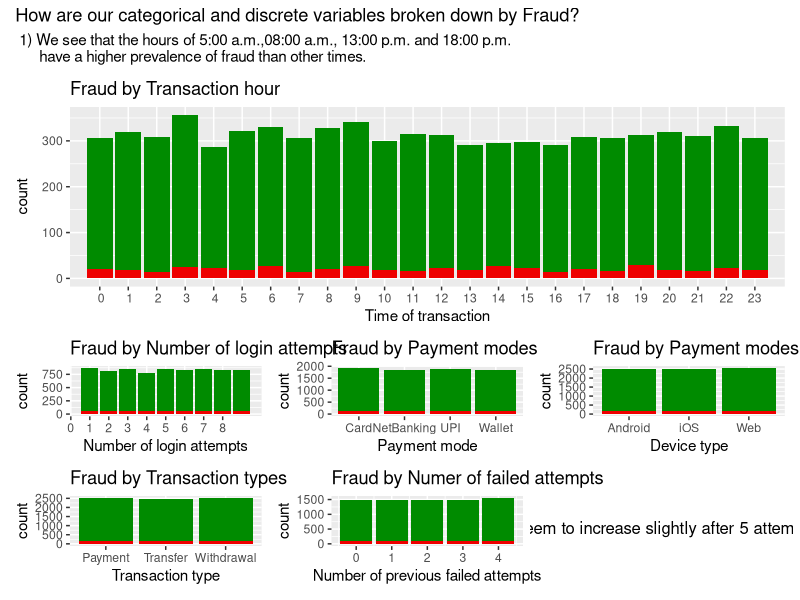
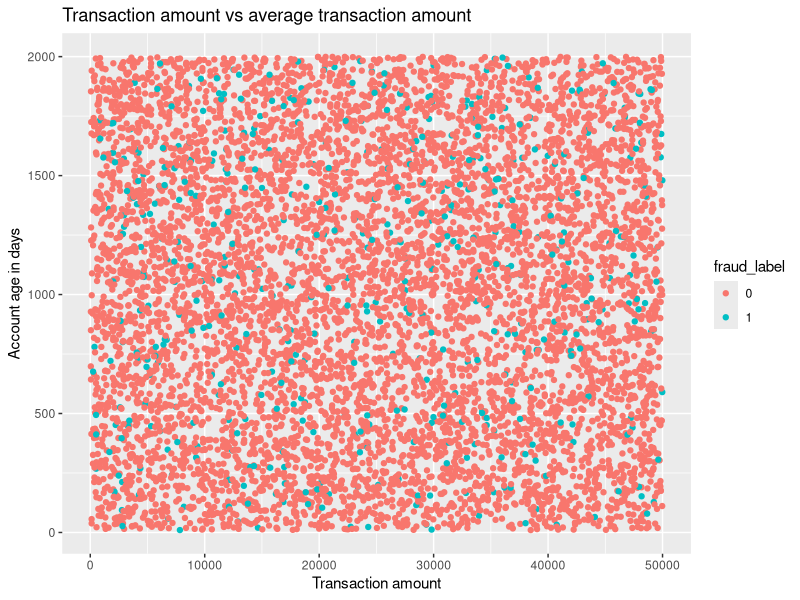
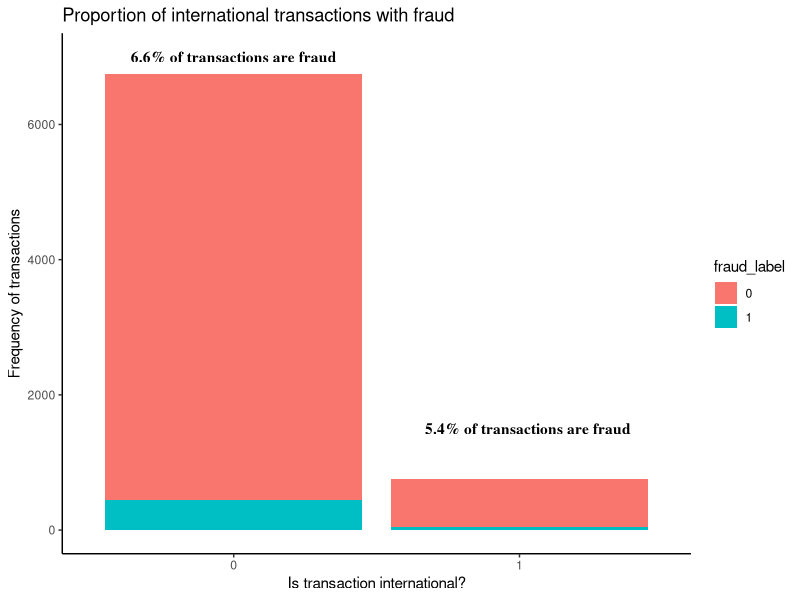
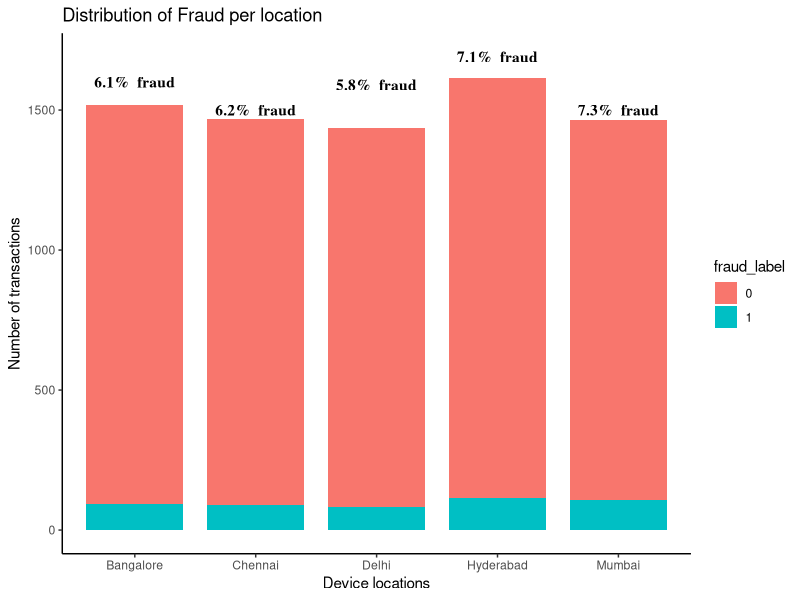

Write the R code that produced these figures, in order. (Note: this script raises an error after producing the figures.)
#--------------------------------#
#INSTALL NECESSARY PACKAGES ------
#--------------------------------#
#we have packages that handle data importing and visualisations

install.packages("here")    #used for relative file paths
library("here")          
here()                      #file path must be root of folder 
list.files(here("dataset")) #expect to see Digital_Payment_Fraud_Detection_Dataset.csv

install.packages("tidyverse") #visualisation suite 
library("tidyverse")

install.packages("patchwork") #putting together visualisations in EDA
library("patchwork")

#------------------------------------#
#IMPORT AND CLEANING THE DATASET -----
#------------------------------------#

fraud <- read.csv(here("dataset", "Digital_Payment_Fraud_Detection_Dataset.csv"))

fraud$fraud_label <- factor(fraud$fraud_lab)              #fraud_label from numeric to factor (categorical)
fraud$is_international <- factor(fraud$is_international)  #is_international from numeric to factor (categorical)
summary(fraud) #our fraud label has been transformed into factor of two levels: 0 no fraud, 1 fraud 

View(fraud) #looking at our data in RStudio 
table(fraud$fraud_label) #large prevalence of fraud: 6.52% fraud vs 93.48% not fraud

# Now we can start with our visualisations 

#------------------------------------#
#EXPLORATORY DATA ANALYSIS -----------
#------------------------------------#

# Q1 - What is the breakdown of IP Risk Score by fraud label using densities ----
p1 <- ggplot( data = fraud, aes(x = ip_risk_score, 
                          fill = fraud_label,
                          alpha = fraud_label)) +
    geom_density() +
    scale_alpha_manual(values = c("0" = 1, "1" = 0.5), guide = "none") +
    geom_vline(xintercept = 0.51, color = "gray2") +
    geom_vline(xintercept = 0.86, colour = "gray2") +
    labs( title = "Density of IP Risk score by Fraud prevalence",
          x = "Ip risk score",
          y = " Density") +
    theme_minimal() +
    scale_fill_manual(name = "Fraud Label", 
                      values = c("0" = "green4", "1" = "red2"),
                      labels = c("Non fraud (0)", "Fraud (1)"))
  
# Our density curves follow each other fairly closely until the IP score of 0.51 until 0.86
# Since density is a description of the probability distribution of IP score broken down by fraud and not fraud- 
# this tells us that this range of IP scores has a lower probability of Non Fraud cases than Fraud cases.  
#Also I will keep the same colour scheme so let us use it:
s <- scale_fill_manual(name = "Fraud Label", 
                  values = c("0" = "green4", "1" = "red2"),
                  labels = c("Non fraud (0)", "Fraud (1)"), guide = "none")
# Q2 - How is fraud distributed in  other variables (mainly discrete )
p2 <- ggplot(data = fraud , aes(x = login_attempts_last_24h, fill = fraud_label))+
  geom_bar() + s +ggtitle("Fraud by Number of login attempts") +
  labs( x= "Number of login attempts") +
  scale_x_discrete( limits = c(0: 8))
p3 <- ggplot(data = fraud , aes(x = payment_mode, fill = fraud_label))+
  geom_bar() + s + ggtitle("Fraud by Payment modes") +
  labs( x= "Payment mode")
p4 <- ggplot(data = fraud , aes(x = device_type, fill = fraud_label))+
  geom_bar() + s + ggtitle("Fraud by Payment modes") +
  labs( x= "Device type")
p5 <- ggplot(data = fraud , aes(x = transaction_type, fill = fraud_label))+
  geom_bar() + s + ggtitle("Fraud by Transaction types") +
  labs( x= "Transaction type")
p6 <- ggplot(data = fraud , aes(x = transaction_hour, fill = fraud_label))+
  geom_bar() + s + ggtitle("Fraud by Transaction hour") + 
  scale_x_discrete( limits = c(0: 23)) +
  labs( x= "Time of transaction")
p7 <- ggplot(data = fraud , aes(x = previous_failed_attempts, fill = fraud_label))+
  geom_bar() +s  + ggtitle("Fraud by Numer of failed attempts") +
  labs( x= "Number of previous failed attempts")

annotations.patchwork <- data.frame(
  anotations = c("3) Fraud does not seem to vary too much with other vraibles ")) 


# creating a patchwork of categroical and discrete numeric variables broken down by fraud
p6/ (p2 + p3 + p4 + p5 + p7 + grid::textGrob("2) Fraud seem to increase slightly after 5 attempted logins")) +
  plot_annotation(title = "How are our categorical and discrete variables broken down by Fraud?",
                  subtitle = " 1) We see that the hours of 5:00 a.m.,08:00 a.m., 13:00 p.m. and 18:00 p.m.
      have a higher prevalence of fraud than other times.")

### 2 - How does transaction amount vary with average transaction in terms of predicting fraud

 ggplot( data = fraud, aes(x = transaction_amount, y = account_age_days, colour = fraud_label)) +
  geom_point() +
  labs( title = "Transaction amount vs average transaction amount",
        x = "Transaction amount",
        y = "Account age in days")


# 4- What proportion of international transactions are fraudulent 

fraud.international <- fraud %>% 
group_by( is_international, fraud_label) %>% 
  summarise(
    count = n()) 

fraud_0 <-subset(fraud.international, is_international == 0)
fraud_1 <- subset(fraud.international, is_international == 1)

prop0 <- prop.table(fraud_0$count)
prop1 <- prop.table(fraud_1$count)

display0 <-  paste0(round(prop0[2],3)*100,"% of transactions are fraud")
display1 <- paste0(round(prop1[2],3)*100,"% of transactions are fraud")

ggplot(data = fraud , aes(x = is_international, fill = fraud_label))+
  geom_bar()  +
  labs( title = "Proportion of international transactions with fraud",
        x = "Is transaction international?",
        y = "Frequency of transactions") +
  annotate("text",
           x = 1,
           y = 7000,
           label = display0,
           family = "serif", 
           fontface = "bold") +
  annotate("text",
           x = 2.03,
           y = 1500,
           label  = display1,
           family = "serif", 
           fontface = "bold") +
  theme_classic()
  
# 5 - How does location impact fraud 

fraud.location <- fraud %>% 
  group_by( device_location, fraud_label) %>% 
  summarise(
    count = n()) 

location_b <-subset(fraud.location, device_location == "Bangalore")
location_c <-subset(fraud.location, device_location == "Chennai")
location_d <-subset(fraud.location, device_location == "Delhi")
location_h <-subset(fraud.location, device_location == "Hyderabad")
location_m <-subset(fraud.location, device_location == "Mumbai")

prop.b <- prop.table(location_b$count)
prop.c <- prop.table(location_c$count)
prop.d <- prop.table(location_d$count)
prop.h <- prop.table(location_h$count)
prop.m <- prop.table(location_m$count)


displayb <-  paste0(round(prop.b[2],3)*100,"%  fraud")
displayc <- paste0(round(prop.c[2],3)*100,"%  fraud")
displayd <-  paste0(round(prop.d[2],3)*100,"%  fraud")
displayh <- paste0(round(prop.h[2],3)*100,"%  fraud")
displaym <-  paste0(round(prop.m[2],3)*100,"%  fraud")

ann <- data.frame(
  x =c(1,2,3,4,5),
  y = c(1600, 1500, 1590, 1690, 1500), 
  label = c( displayb, displayc, displayd, displayh, displaym), 
  fontface = rep("bold", times = 5),
  fontfamily = rep("serif", times = 5)
)
ggplot(data = fraud , aes(x = device_location , fill = fraud_label)) +
  geom_bar(width = 0.8) +
  theme_classic() +
geom_text( data = ann,
          aes( x= x,
           y = y, 
           label = label,
           fontface = fontface,
           family = fontfamily),
           inherit.aes = FALSE) +
  labs(
    title = "Distribution of Fraud per location",
    x = "Device locations",
    y = "Number of transactions"
  )

# 6 - g
geom_
